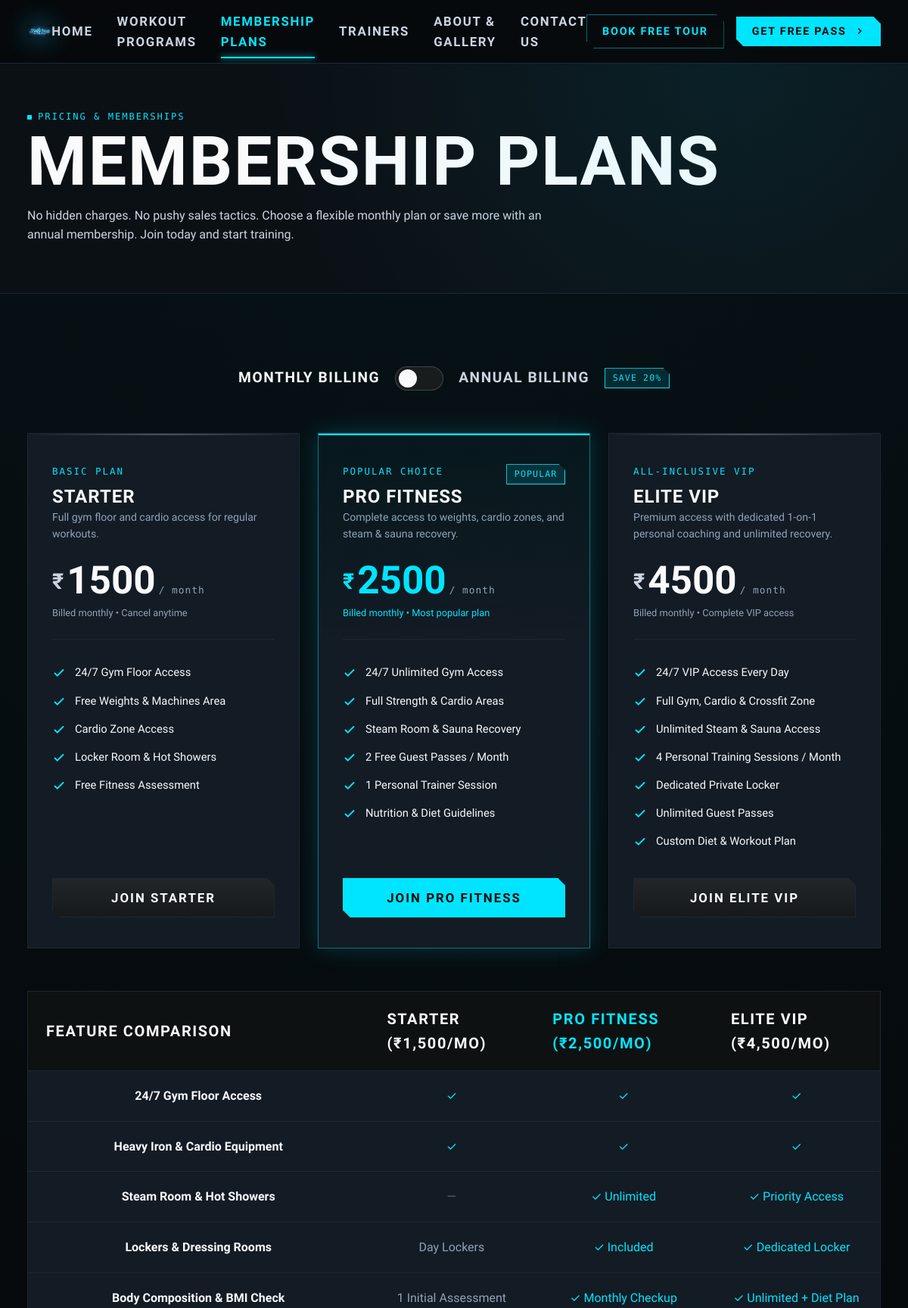
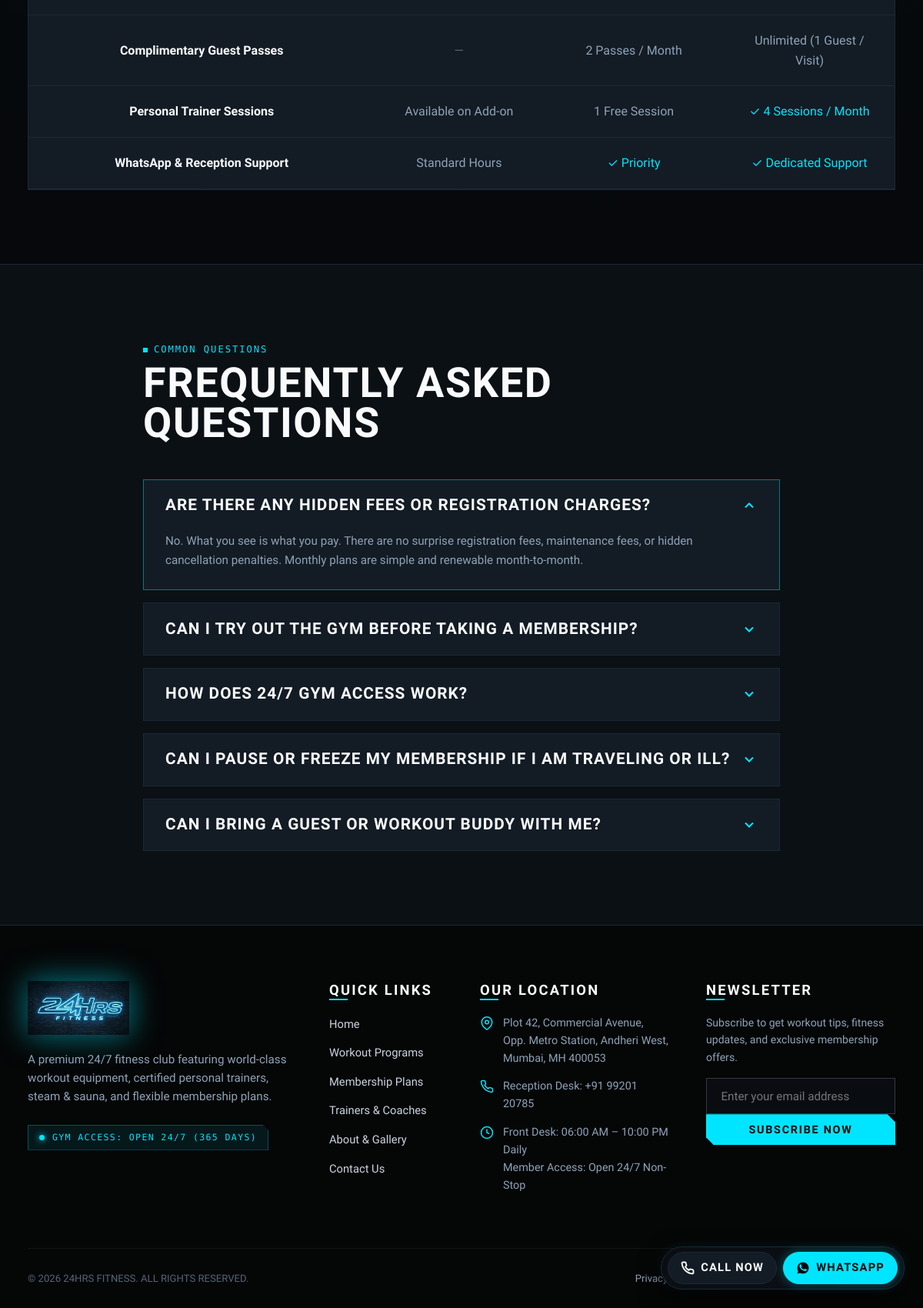
/membership.php, run on the app's committed database (2 pictures, top to bottom).
### tables this page shows
CREATE TABLE `membership_plans` (
  `id` int unsigned NOT NULL AUTO_INCREMENT,
  `slug` varchar(50) NOT NULL,
  `name` varchar(100) NOT NULL,
  `tier_label` varchar(100) NOT NULL,
  `tagline` varchar(255) NOT NULL,
  `monthly_price` decimal(10,2) NOT NULL,
  `annual_monthly_price` decimal(10,2) NOT NULL,
  `note_monthly` varchar(255) NOT NULL,
  `note_annual` varchar(255) NOT NULL,
  `is_popular` tinyint(1) NOT NULL DEFAULT '0',
  `features` json NOT NULL,
  `sort_order` int NOT NULL DEFAULT '0',
  `is_active` tinyint(1) NOT NULL DEFAULT '1',
  `created_at` datetime NOT NULL DEFAULT CURRENT_TIMESTAMP,
  `updated_at` datetime NOT NULL DEFAULT CURRENT_TIMESTAMP ON UPDATE CURRENT_TIMESTAMP,
  PRIMARY KEY (`id`),
  UNIQUE KEY `slug` (`slug`),
  KEY `idx_plan_slug` (`slug`),
  KEY `idx_plan_active` (`is_active`,`sort_order`)
);

### includes/Env.php (called while the page is built, shortened)
<?php
class Env
{
    private static bool $loaded = false;
    public static function load(string $filePath): void
    {
        if (!file_exists($filePath) || !is_readable($filePath)) {
            self::$loaded = true;
            return;
        }
        self::$loaded = true;
    }
    public static function get(string $key, mixed $default = null): mixed
    {
        if (!self::$loaded) {
            $defaultEnvPath = dirname(__DIR__) . '/.env';
        }
        $envVal = getenv($key);
        if ($envVal !== false) {
            return self::castValue($envVal);
        }
        return $default;
    }
    private static function castValue(mixed $value): mixed
    {
        $lower = strtolower($value);
        return match ($lower) {
            'true', '(true)' => true,
            'false', '(false)' => false,
            'null', '(null)' => null,
            'empty', '(empty)' => '',
            default => is_numeric($value) && !str_starts_with($value, '0') ? (str_contains($value, '.') ? (float) $value : (int) $value) : $value,
        };
    }
}

### includes/Database.php (called while the page is built, shortened)
<?php
require_once __DIR__ . '/Env.php';
class Database
{
    private static ?PDO $instance = null;
    public static function getConnection(): PDO
    {
        if (self::$instance !== null) {
            return self::$instance;
        }
        $host = (string) Env::get('DB_HOST', '127.0.0.1');
        $port = (int) Env::get('DB_PORT', 3306);
        $dbname = (string) Env::get('DB_NAME', 'fitness_gym');
        $user = (string) Env::get('DB_USER', 'root');
        $pass = (string) Env::get('DB_PASS', '');
        $charset = (string) Env::get('DB_CHARSET', 'utf8mb4');
        $dsn = "mysql:host={$host};port={$port};dbname={$dbname};charset={$charset}";
        $options = [
            PDO::ATTR_ERRMODE            => PDO::ERRMODE_EXCEPTION,
            PDO::ATTR_DEFAULT_FETCH_MODE => PDO::FETCH_ASSOC,
            PDO::ATTR_EMULATE_PREPARES   => false,
            PDO::ATTR_PERSISTENT         => false,
        ];
        if (defined('\Pdo\Mysql::ATTR_INIT_COMMAND')) {
            $options[\Pdo\Mysql::ATTR_INIT_COMMAND] = "SET NAMES {$charset} COLLATE {$charset}_unicode_ci";
        } elseif (defined('PDO::MYSQL_ATTR_INIT_COMMAND')) {
            @$options[PDO::MYSQL_ATTR_INIT_COMMAND] = "SET NAMES {$charset} COLLATE {$charset}_unicode_ci";
        }
        $sslCa = (string) Env::get('DB_SSL_CA', '');
        $sslCaConst = defined('\Pdo\Mysql::ATTR_SSL_CA')
            ? \Pdo\Mysql::ATTR_SSL_CA
            : (defined('PDO::MYSQL_ATTR_SSL_CA') ? PDO::MYSQL_ATTR_SSL_CA : null);
        try {
            self::$instance = new PDO($dsn, $user, $pass, $options);
            return self::$instance;
        } catch (PDOException $e) {
            error_log('[DARK MATTER DATABASE ERROR]: ' . $e->getMessage());
            $debug = (bool) Env::get('APP_DEBUG', false);
            if ($debug) {
                throw new RuntimeException("Database Connection Error: " . $e->getMessage());
            }
            throw new RuntimeException("Secure connection to Dark Matter database telemetry is temporarily unavailable. Please retry shortly.");
        }
    }
    public static function fetchAll(string $sql, array $params = []): array
    {
        try {
            $stmt = self::getConnection()->prepare($sql);
            $stmt->execute($params);
            return $stmt->fetchAll();
        } catch (PDOException $e) {
            error_log('[DARK MATTER QUERY ERROR]: ' . $e->getMessage() . " | SQL: {$sql}");
            throw new RuntimeException("Data retrieval failed. Please try again.");
        }
    }
}

### includes/helpers.php (called while the page is built, shortened)
<?php
if (!function_exists('e')) {
    function e(mixed $value): string
    {
        return htmlspecialchars((string) $value, ENT_QUOTES | ENT_SUBSTITUTE, 'UTF-8');
    }
}

### membership.php (the view, shortened to what this page needs)
<?php
require_once __DIR__ . '/includes/Env.php';
require_once __DIR__ . '/includes/Database.php';
try {
    $plans = Database::fetchAll("SELECT * FROM `membership_plans` WHERE `is_active` = 1 ORDER BY `sort_order` ASC");
} catch (\Throwable $e) {
    error_log('[24HRS FITNESS MEMBERSHIP ERROR]: ' . $e->getMessage());
    $plans = [];
}
require_once __DIR__ . '/includes/header.php';
?>
  <main id="mainContent">
    <section class="subpage-hero">
      <div class="container-custom">
        <span class="mono-tag mb-2">PRICING & MEMBERSHIPS</span>
        <h1 class="display-title mb-3">MEMBERSHIP PLANS</h1>
        <p class="lead text-silver" style="max-width: 680px;">
          No hidden charges. No pushy sales tactics. Choose a flexible monthly plan or save more with an annual membership. Join today and start training.
        </p>
      </div>
    </section>
    <section class="section-spacing">
      <div class="container-custom">
        <div class="billing-toggle-container">
          <span id="labelMonthly" class="billing-label active">MONTHLY BILLING</span>
          <div id="billingSwitch" class="switch-pill" role="switch" aria-checked="false" aria-label="Toggle annual billing discount">
            <div class="switch-knob"></div>
          </div>
          <span id="labelAnnual" class="billing-label">ANNUAL BILLING</span>
          <span class="discount-badge">SAVE 20%</span>
        </div>
        <div class="row g-4 justify-content-center">
          <?php foreach ($plans as $idx => $plan): ?>
            <?php
              $isPop = (bool) $plan['is_popular'];
              $features = json_decode($plan['features'] ?? '[]', true) ?: [];
              $slug = $plan['slug'];
            ?>
            <div class="col-lg-4 col-md-6">
              <div class="dm-card pricing-card <?= $isPop ? 'dm-card-highlight' : '' ?>">
                <div>
                  <div class="d-flex justify-content-between align-items-center mb-1">
                    <span class="plan-tier-label <?= $isPop ? 'text-lime' : '' ?>"><?= e($plan['tier_label']) ?></span>
                    <?php if ($isPop): ?>
                      <span class="discount-badge">POPULAR</span>
                    <?php endif; ?>
                  </div>
                  <h2 class="card-title mb-1 <?= $isPop ? 'text-white' : '' ?>"><?= e($plan['name']) ?></h2>
                  <p class="text-muted" style="font-size: 0.88rem;"><?= e($plan['tagline']) ?></p>
                  <div class="plan-price-block">
                    <span class="price-currency <?= $isPop ? 'text-lime' : '' ?>">₹</span>
                    <span id="price-<?= e($slug) ?>" class="price-amount <?= $isPop ? 'text-lime' : '' ?>"><?= (int) $plan['monthly_price'] ?></span>
                    <span class="price-period">/ month</span>
                    <div id="note-<?= e($slug) ?>" class="<?= $isPop ? 'text-lime' : 'text-muted' ?> mt-2" style="font-size: 0.8rem;"><?= e($plan['note_monthly']) ?></div>
                  </div>
                  <div class="feature-list">
                    <?php foreach ($features as $f): ?>
                      <?php
                        $fName = is_array($f) ? (string) ($f['name'] ?? '') : (string) $f;
                        $isIncluded = is_array($f) ? !empty($f['included']) : true;
                      ?>
                      <div class="feature-item <?= !$isIncluded ? 'muted' : '' ?>">
                        <?php if ($isIncluded): ?>
                          <svg class="feature-icon" width="18" height="18" viewBox="0 0 24 24" fill="none" stroke="currentColor" stroke-width="2.5"><polyline points="20 6 9 17 4 12"></polyline></svg>
                        <?php else: ?>
                          <svg class="feature-icon" width="18" height="18" viewBox="0 0 24 24" fill="none" stroke="currentColor" stroke-width="2"><line x1="18" y1="6" x2="6" y2="18"></line><line x1="6" y1="6" x2="18" y2="18"></line></svg>
                        <?php endif; ?>
                        <span><?= e($fName) ?></span>
                      </div>
                    <?php endforeach; ?>
                  </div>
                </div>
                <button type="button" class="btn-dm <?= $isPop ? 'btn-lime' : 'btn-metallic' ?> w-100 btn-select-plan" data-plan="<?= e($slug) ?>" data-plan-name="<?= e($plan['name']) ?>" data-plan-id="<?= (int) $plan['id'] ?>">
                  <span>JOIN <?= e($plan['name']) ?></span>
                </button>
              </div>
            </div>
          <?php endforeach; ?>
        </div>
        <div class="comparison-table-wrapper">
          <table class="comparison-table">
            <thead>
              <tr>
                <th scope="col">FEATURE COMPARISON</th>
                <th scope="col">STARTER (₹1,500/mo)</th>
                <th scope="col" style="color: var(--lime-accent);">PRO FITNESS (₹2,500/mo)</th>
                <th scope="col">ELITE VIP (₹4,500/mo)</th>
              </tr>
            </thead>
            <tbody>
              <tr>
                <td>24/7 Gym Floor Access</td>
                <td><span class="table-check">✓</span></td>
                <td><span class="table-check">✓</span></td>
                <td><span class="table-check">✓</span></td>
              </tr>
              <tr>
                <td>Heavy Iron & Cardio Equipment</td>
                <td><span class="table-check">✓</span></td>
                <td><span class="table-check">✓</span></td>
                <td><span class="table-check">✓</span></td>
              </tr>
              <tr>
                <td>Steam Room & Hot Showers</td>
                <td><span class="table-cross">—</span></td>
                <td><span class="table-check">✓ Unlimited</span></td>
                <td><span class="table-check">✓ Priority Access</span></td>
              </tr>
              <tr>
                <td>Lockers & Dressing Rooms</td>
                <td>Day Lockers</td>
                <td><span class="table-check">✓ Included</span></td>
                <td><span class="table-check">✓ Dedicated Locker</span></td>
              </tr>
              <tr>
                <td>Body Composition & BMI Check</td>
                <td>1 Initial Assessment</td>
                <td><span class="table-check">✓ Monthly Checkup</span></td>
                <td><span class="table-check">✓ Unlimited + Diet Plan</span></td>
              </tr>
              <tr>
                <td>Complimentary Guest Passes</td>
                <td><span class="table-cross">—</span></td>
                <td>2 Passes / Month</td>
                <td>Unlimited (1 Guest / Visit)</td>
              </tr>
              <tr>
                <td>Personal Trainer Sessions</td>
                <td>Available on Add-on</td>
                <td>1 Free Session</td>
                <td><span class="table-check">✓ 4 Sessions / Month</span></td>
              </tr>
              <tr>
                <td>WhatsApp & Reception Support</td>
                <td>Standard Hours</td>
                <td><span class="table-check">✓ Priority</span></td>
                <td><span class="table-check">✓ Dedicated Support</span></td>
              </tr>
            </tbody>
          </table>
        </div>
      </div>
    </section>
    <section class="section-spacing" style="background-color: var(--bg-secondary); border-top: 1px solid var(--border-metallic);">
      <div class="container-custom" style="max-width: 900px;">
        <div class="text-center mb-5">
          <span class="mono-tag mb-2">COMMON QUESTIONS</span>
          <h2 class="section-title">FREQUENTLY ASKED QUESTIONS</h2>
        </div>
        <div class="dm-accordion">
          <div class="accordion-item active">
            <div class="accordion-header">
              <h3 class="accordion-title">Are there any hidden fees or registration charges?</h3>
              <div class="accordion-icon">
                <svg width="20" height="20" viewBox="0 0 24 24" fill="none" stroke="currentColor" stroke-width="2.5"><polyline points="6 9 12 15 18 9"></polyline></svg>
              </div>
            </div>
            <div class="accordion-body" style="max-height: 200px;">
              <div class="accordion-content">
                No. What you see is what you pay. There are no surprise registration fees, maintenance fees, or hidden cancellation penalties. Monthly plans are simple and renewable month-to-month.
              </div>
            </div>
          </div>
          <div class="accordion-item">
            <div class="accordion-header">
              <h3 class="accordion-title">Can I try out the gym before taking a membership?</h3>
              <div class="accordion-icon">
                <svg width="20" height="20" viewBox="0 0 24 24" fill="none" stroke="currentColor" stroke-width="2.5"><polyline points="6 9 12 15 18 9"></polyline></svg>
              </div>
            </div>
          </div>
          <div class="accordion-item">
            <div class="accordion-header">
              <h3 class="accordion-title">How does 24/7 gym access work?</h3>
              <div class="accordion-icon">
                <svg width="20" height="20" viewBox="0 0 24 24" fill="none" stroke="currentColor" stroke-width="2.5"><polyline points="6 9 12 15 18 9"></polyline></svg>
              </div>
            </div>
          </div>
          <div class="accordion-item">
            <div class="accordion-header">
              <h3 class="accordion-title">Can I pause or freeze my membership if I am traveling or ill?</h3>
              <div class="accordion-icon">
                <svg width="20" height="20" viewBox="0 0 24 24" fill="none" stroke="currentColor" stroke-width="2.5"><polyline points="6 9 12 15 18 9"></polyline></svg>
              </div>
            </div>
          </div>
          <div class="accordion-item">
            <div class="accordion-header">
              <h3 class="accordion-title">Can I bring a guest or workout buddy with me?</h3>
              <div class="accordion-icon">
                <svg width="20" height="20" viewBox="0 0 24 24" fill="none" stroke="currentColor" stroke-width="2.5"><polyline points="6 9 12 15 18 9"></polyline></svg>
              </div>
            </div>
          </div>
        </div>
      </div>
    </section>
  </main>
<?php
require_once __DIR__ . '/includes/footer.php';
?>

### data on the page
membership_plans: tier_label "BASIC PLAN", name "STARTER", tagline "Full gym floor and cardio access for regular workouts.", monthly_price "1500", note_monthly "Billed monthly • Cancel anytime", features "24/7 Gym Floor Access", features "Free Weights & Machines Area", features "Cardio Zone Access", features "Locker Room & Hot Showers", features "Free Fitness Assessment"
membership_plans: tier_label "POPULAR CHOICE", is_popular "POPULAR", name "PRO FITNESS", tagline "Complete access to weights, cardio zones, and steam & sauna recovery.", monthly_price "2500", note_monthly "Billed monthly • Most popular plan", features "24/7 Unlimited Gym Access", features "Full Strength & Cardio Areas", features "Steam Room & Sauna Recovery", features "2 Free Guest Passes / Month", features "1 Personal Trainer Session", features "Nutrition & Diet Guidelines"
membership_plans: tier_label "ALL-INCLUSIVE VIP", name "ELITE VIP", tagline "Premium access with dedicated 1-on-1 personal coaching and unlimited recovery.", monthly_price "4500", note_monthly "Billed monthly • Complete VIP access", features "24/7 VIP Access Every Day", features "Full Gym, Cardio & Crossfit Zone", features "Unlimited Steam & Sauna Access", features "4 Personal Training Sessions / Month", features "Dedicated Private Locker", features "Unlimited Guest Passes", features "Custom Diet & Workout Plan"

### other printed values
$siteAddress "Plot 42, Commercial Avenue, Opp. Metro Station, Andheri West, Mumbai, MH 400053"
$sitePhone "+91 99201 20785"
